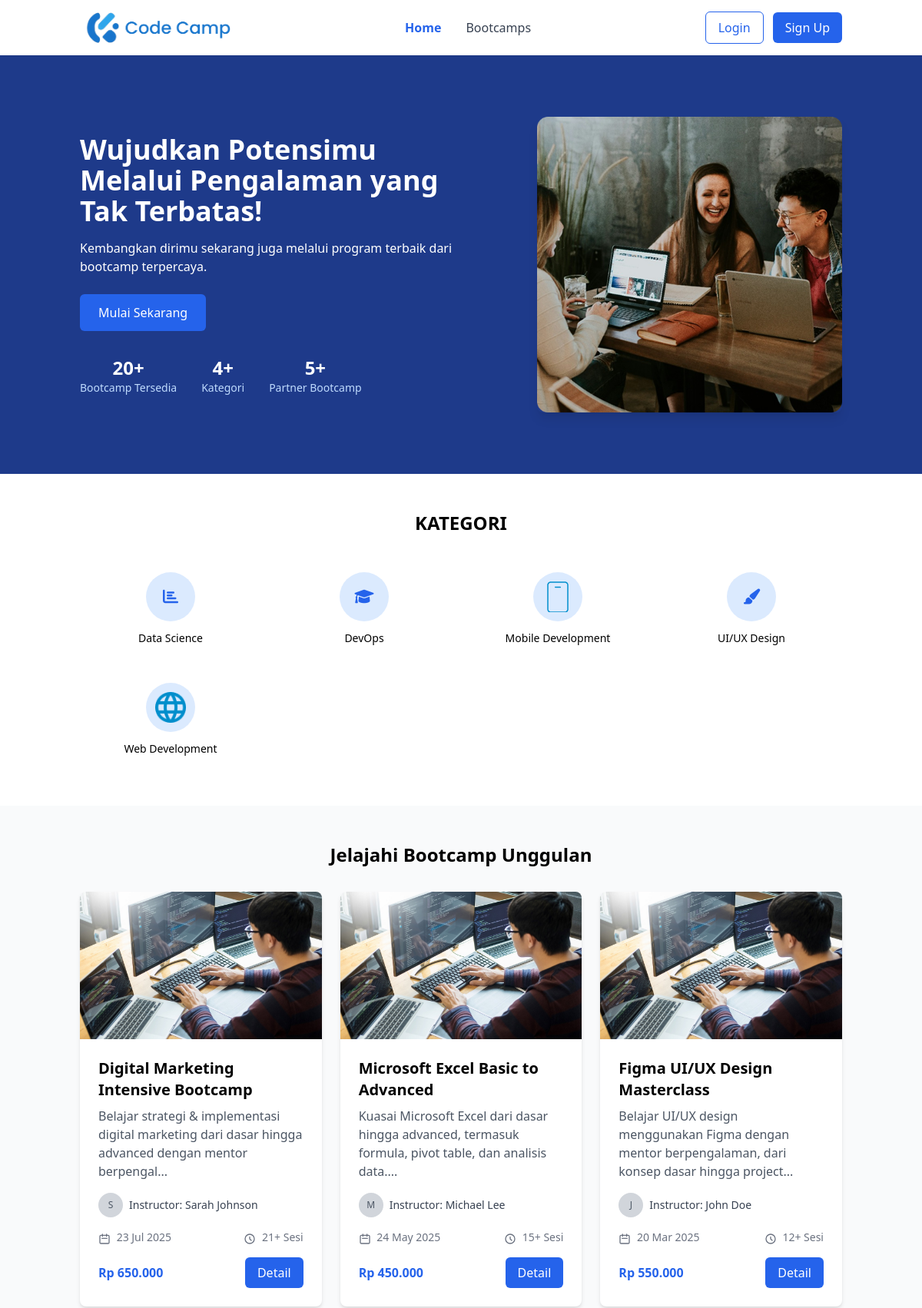
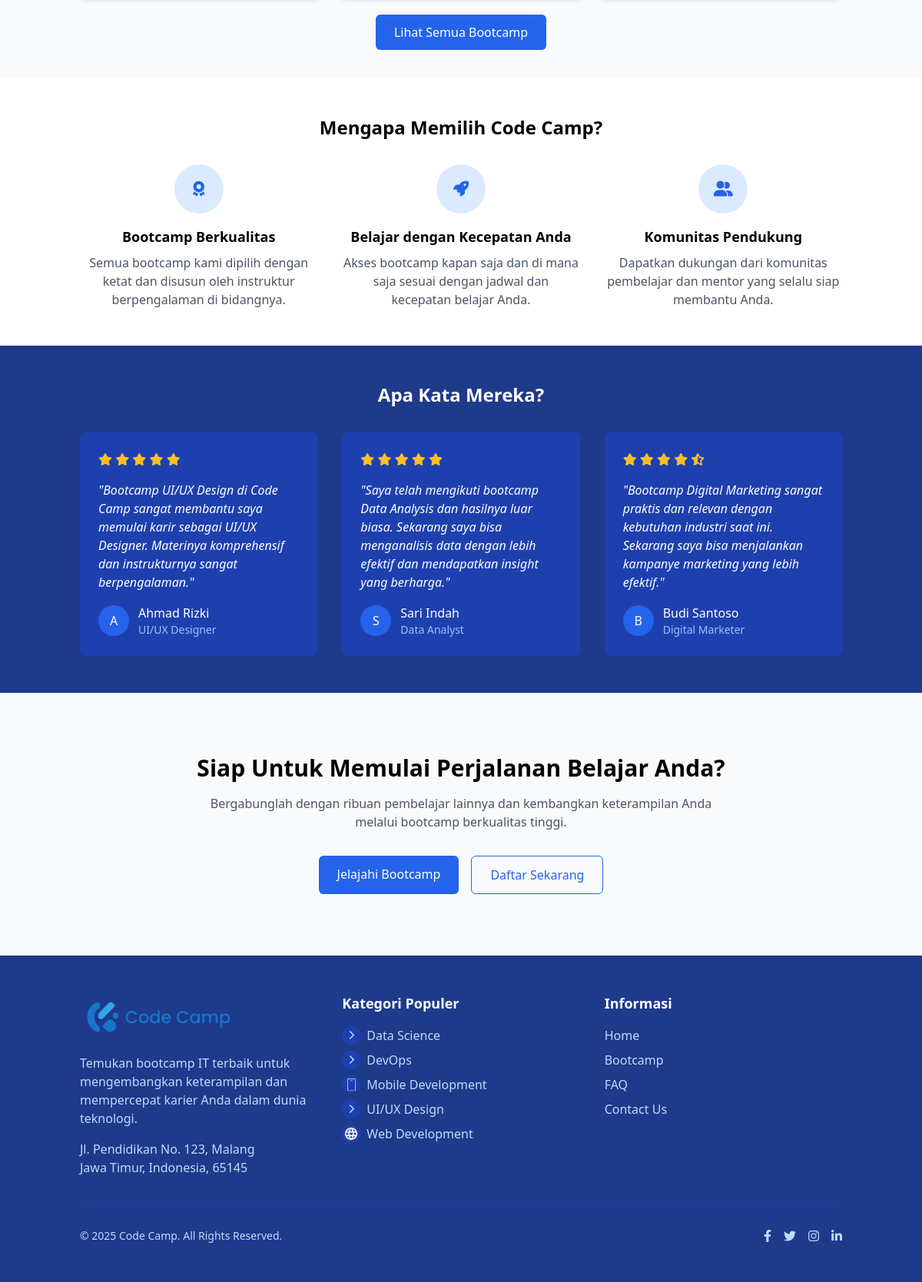
Before: / with the older database file (2 pictures, top to bottom).
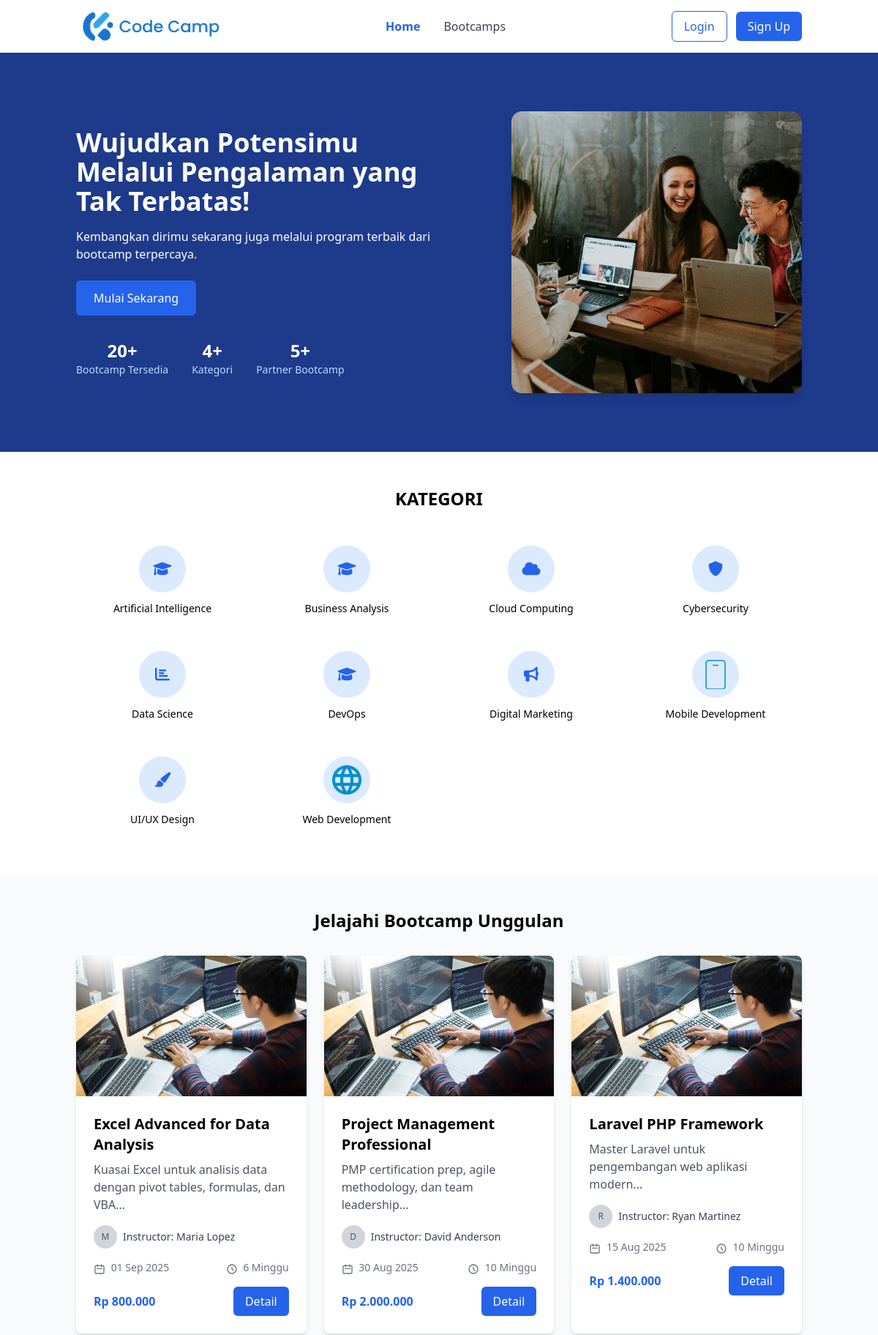
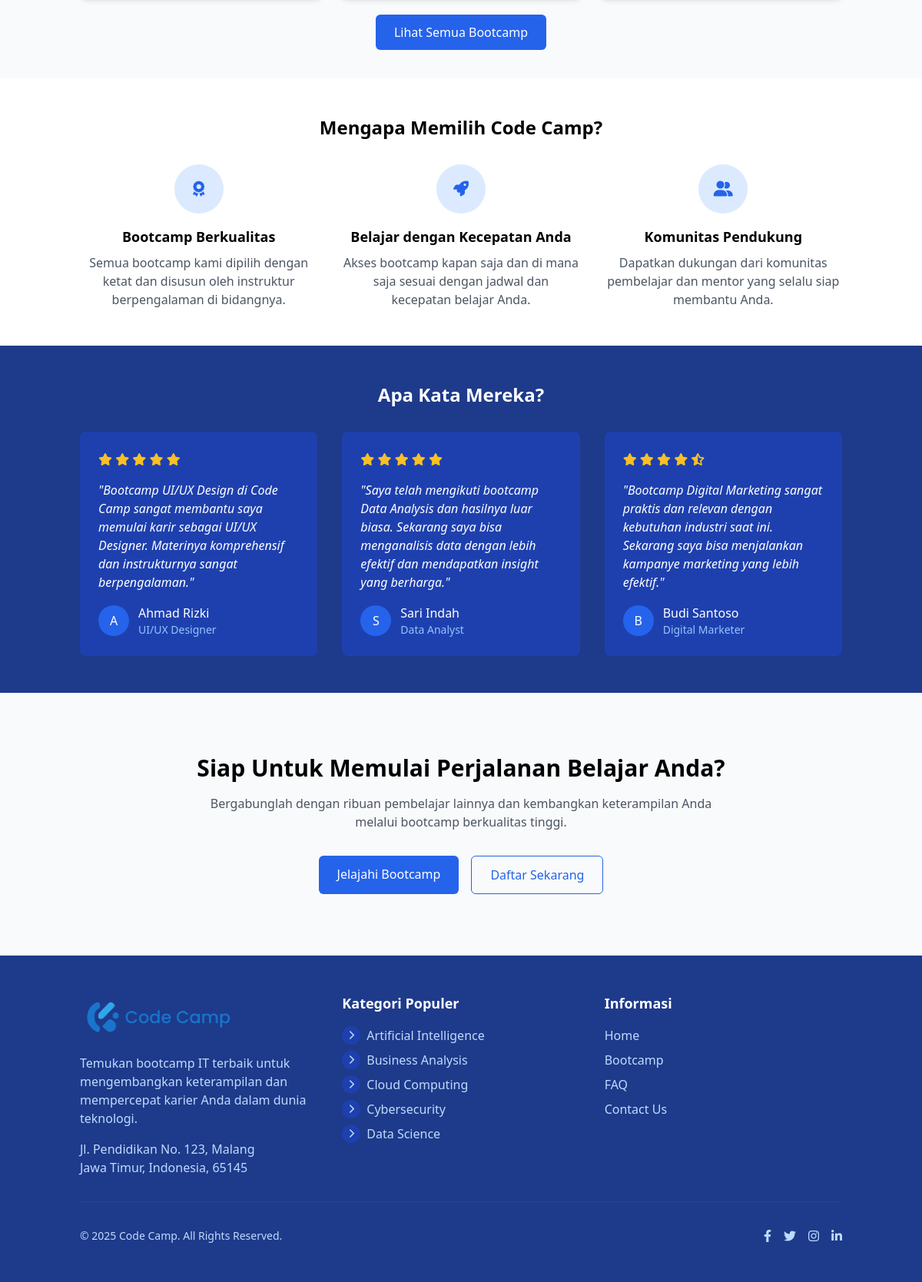
After: the same page with the newer database file (2 pictures, top to bottom).
### tables this page shows
CREATE TABLE IF NOT EXISTS categories (
    id INT AUTO_INCREMENT PRIMARY KEY,
    name VARCHAR(100) NOT NULL UNIQUE,  
    slug VARCHAR(100) NOT NULL UNIQUE,  
    icon VARCHAR(255) DEFAULT NULL,  
    description TEXT DEFAULT NULL,  
    status ENUM('active', 'inactive') DEFAULT 'active',  
    sort_order INT DEFAULT 0,  
    created_at DATETIME NOT NULL DEFAULT CURRENT_TIMESTAMP,  
    updated_at DATETIME DEFAULT CURRENT_TIMESTAMP ON UPDATE CURRENT_TIMESTAMP,  
    
     
    INDEX idx_categories_slug (slug),
    INDEX idx_categories_status (status),
    INDEX idx_categories_sort (sort_order)
);

CREATE TABLE IF NOT EXISTS bootcamps (
    id INT AUTO_INCREMENT PRIMARY KEY,
    title VARCHAR(255) NOT NULL,
    slug VARCHAR(255) NOT NULL UNIQUE,  
    description TEXT DEFAULT NULL,  
    category_id INT NOT NULL,
    instructor_name VARCHAR(100) NOT NULL,
    instructor_photo VARCHAR(255) DEFAULT NULL,  
    price DECIMAL(10, 2) NOT NULL DEFAULT 0.00,  
    discount_price DECIMAL(10, 2) DEFAULT NULL,  
    start_date DATE DEFAULT NULL,  
    duration VARCHAR(50) DEFAULT NULL,  
    image VARCHAR(255) DEFAULT NULL,  
    status ENUM('active', 'upcoming', 'closed', 'draft') DEFAULT 'draft',  
    featured TINYINT(1) DEFAULT 0,  
    max_participants INT DEFAULT NULL,  
    current_participants INT DEFAULT 0,  
    created_at DATETIME NOT NULL DEFAULT CURRENT_TIMESTAMP,  
    updated_at DATETIME DEFAULT CURRENT_TIMESTAMP ON UPDATE CURRENT_TIMESTAMP,  
    
     
    FOREIGN KEY (category_id) REFERENCES categories(id) ON DELETE RESTRICT ON UPDATE CASCADE,
    
     
    INDEX idx_bootcamps_slug (slug),
    INDEX idx_bootcamps_category (category_id),
    INDEX idx_bootcamps_status (status),
    INDEX idx_bootcamps_featured (featured),
    INDEX idx_bootcamps_start_date (start_date)
);

### models/Category.php (called while the page is built, shortened)
<?php
class Category {
    private $conn;
    private $table_name = "categories";
    public function __construct($db) {
        $this->conn = $db;
    }
    public function readAll() {
        $query = "SELECT * FROM " . $this->table_name . " ORDER BY name ASC";
        $stmt = $this->conn->prepare($query);
        $stmt->execute();
        return $stmt;
    }
}
?>

### models/BootCamp.php (called while the page is built, shortened)
<?php
class Bootcamp
{
    private $conn;
    private $table_name = "bootcamps";
    public function __construct($db)
    {
        $this->conn = $db;
    }
    public function readAll($limit = 10, $offset = 0)
    {
        $query = "SELECT b.*, c.name as category_name
                FROM " . $this->table_name . " b
                LEFT JOIN categories c ON b.category_id = c.id
                WHERE b.status = 'active'
                ORDER BY b.created_at DESC
                LIMIT ? OFFSET ?";
        $stmt = $this->conn->prepare($query);
        $stmt->bindParam(1, $limit, PDO::PARAM_INT);
        $stmt->bindParam(2, $offset, PDO::PARAM_INT);
        $stmt->execute();
        return $stmt;
    }
}

### views/home.php (the view, shortened to what the changed rows need)
<?php
require_once 'models/Bootcamp.php';
require_once 'models/Category.php';
$database = new Database();
$db = $database->getConnection();
$bootcamp = new Bootcamp($db);
$category = new Category($db);
$stmt = $bootcamp->readAll(3, 0);
$featured_bootcamps = $stmt->fetchAll(PDO::FETCH_ASSOC);
$categoryStmt = $category->readAll();
$categories = $categoryStmt->fetchAll(PDO::FETCH_ASSOC);
include_once 'views/includes/header.php';
?>
<section class="bg-blue-900 text-white">
    <div class="container mx-auto px-4 py-16 md:py-20">
        <div class="flex flex-col md:flex-row items-center">
            <div class="md:w-1/2 animate__animated animate__fadeInLeft">
                <h1 class="text-3xl md:text-4xl font-bold mb-4">
                    <?php if ($is_logged_in): ?>
                        Halo, <?php echo htmlspecialchars($user_name); ?>! <br> Sudah siap untuk meningkatkan karirmu hari ini?
                    <?php else: ?>
                        Wujudkan Potensimu Melalui Pengalaman yang Tak Terbatas!
                    <?php endif; ?>
                </h1>
            </div>
        </div>
    </div>
</section>
<section class="py-12 bg-white">
    <div class="container mx-auto px-4">
        <h2 class="text-center text-2xl font-bold mb-8">KATEGORI</h2>
        <div class="grid grid-cols-2 sm:grid-cols-3 md:grid-cols-4 gap-4 text-center">
            <?php foreach ($categories as $category): ?>
                <a href="index.php?action=bootcamp_category&id=<?php echo $category['id']; ?>" class="p-4 hover:shadow-md rounded-lg transition-shadow duration-300 group">
                    <div class="w-16 h-16 mx-auto mb-3 bg-blue-100 rounded-full flex items-center justify-center group-hover:bg-blue-200 transition-colors duration-300 overflow-hidden p-2">
                        <?php
                        $icon_name = strtolower(str_replace([' ', '/', '&'], ['-', '-', 'and'], $category['name']));
                        $icon_mapping = [
                            'web-development' => 'web.png',
                            'mobile-development' => 'mobile.png',
                            'data-science' => 'data.png',
                            'digital-marketing' => 'marketing.png',
                            'ui-ux-design' => 'design.png',
                            'uiand-ux-design' => 'design.png',
                            'cybersecurity' => 'security.png',
                            'cloud-computing' => 'cloud.png',
                            'artificial-intelligence' => 'ai.png',
                            'machine-learning' => 'ai.png',
                            'game-development' => 'game.png',
                            'blockchain' => 'blockchain.png',
                            'devops' => 'devops.png',
                            'software-engineering' => 'software.png',
                            'database' => 'database.png',
                            'networking' => 'network.png',
                            'programming' => 'code.png',
                            'frontend' => 'frontend.png',
                            'backend' => 'backend.png',
                            'fullstack' => 'fullstack.png'
                        ];
                        $icon_path = null;
                        if (file_exists("assets/images/icons/{$icon_name}.png")) {
                            $icon_path = "assets/images/icons/{$icon_name}.png";
                        }
                        elseif (isset($icon_mapping[$icon_name]) && file_exists("assets/images/icons/" . $icon_mapping[$icon_name])) {
                            $icon_path = "assets/images/icons/" . $icon_mapping[$icon_name];
                        }
                        elseif (file_exists("assets/images/icons/" . strtolower($category['name']) . ".png")) {
                            $icon_path = "assets/images/icons/" . strtolower($category['name']) . ".png";
                        }
                        if ($icon_path): ?>
                            <img src="<?php echo $icon_path; ?>" alt="<?php echo htmlspecialchars($category['name']); ?>" class="w-10 h-10 object-contain">
                        <?php else: ?>
                            <?php
                            $fa_icons = [
                                'web' => 'fa-globe',
                                'mobile' => 'fa-mobile-alt',
                                'data' => 'fa-chart-bar',
                                'marketing' => 'fa-bullhorn',
                                'design' => 'fa-paint-brush',
                                'security' => 'fa-shield-alt',
                                'cloud' => 'fa-cloud',
                                'ai' => 'fa-robot',
                                'game' => 'fa-gamepad',
                                'blockchain' => 'fa-link'
                            ];
                            $fa_class = 'fa-graduation-cap';
                            foreach ($fa_icons as $key => $icon) {
                                if (strpos($icon_name, $key) !== false) {
                                    $fa_class = $icon;
                                    break;
                                }
                            }
                            ?>
                            <i class="fas <?php echo $fa_class; ?> text-blue-600 text-xl"></i>
                        <?php endif; ?>
                    </div>
                    <h3 class="font-medium text-sm"><?php echo htmlspecialchars($category['name']); ?></h3>
                </a>
            <?php endforeach; ?>
        </div>
    </div>
</section>
<section class="py-12 bg-gray-50">
    <div class="container mx-auto px-4">
        <h2 class="text-center text-2xl font-bold mb-8">Jelajahi Bootcamp Unggulan</h2>
        <div class="grid grid-cols-1 md:grid-cols-3 gap-6">
            <?php foreach ($featured_bootcamps as $bootcamp): ?>
                <div class="bg-white rounded-lg overflow-hidden shadow-md hover:shadow-lg transition-shadow duration-300">
                    <img src="assets/images/ngoding.jpg"
                        alt="<?php echo htmlspecialchars($bootcamp['title']); ?>"
                        class="w-full h-48 object-cover">
                    <div class="p-6">
                        <h3 class="text-xl font-bold mb-2">
                            <?php echo htmlspecialchars($bootcamp['title']); ?>
                        </h3>
                        <p class="text-gray-600 mb-4">
                            <?php echo htmlspecialchars(substr($bootcamp['description'], 0, 100)) . '...'; ?>
                        </p>
                        <div class="flex items-center mb-4">
                            <div class="w-8 h-8 rounded-full bg-gray-300 flex items-center justify-center mr-2">
                                <span class="text-gray-600 text-xs font-medium">
                                    <?php echo strtoupper(substr($bootcamp['instructor_name'], 0, 1)); ?>
                                </span>
                            </div>
                            <span class="text-sm text-gray-700">
                                Instructor: <?php echo htmlspecialchars($bootcamp['instructor_name']); ?>
                            </span>
                        </div>
                        <div class="flex justify-between text-sm text-gray-500 mb-4">
                            <div>
                                <svg class="w-4 h-4 inline mr-1" fill="none" stroke="currentColor" viewBox="0 0 24 24" xmlns="http://www.w3.org/2000/svg">
                                    <path stroke-linecap="round" stroke-linejoin="round" stroke-width="2" d="M8 7V3m8 4V3m-9 8h10M5 21h14a2 2 0 002-2V7a2 2 0 00-2-2H5a2 2 0 00-2 2v12a2 2 0 002 2z"></path>
                                </svg>
                                <?php echo date('d M Y', strtotime($bootcamp['start_date'])); ?>
                            </div>
                            <div>
                                <svg class="w-4 h-4 inline mr-1" fill="none" stroke="currentColor" viewBox="0 0 24 24" xmlns="http://www.w3.org/2000/svg">
                                    <path stroke-linecap="round" stroke-linejoin="round" stroke-width="2" d="M12 8v4l3 3m6-3a9 9 0 11-18 0 9 9 0 0118 0z"></path>
                                </svg>
                                <?php echo htmlspecialchars($bootcamp['duration']); ?>
                            </div>
                        </div>
                        <div class="flex items-center justify-between">
                            <div>
                                <span class="text-blue-600 font-bold">
                                    Rp <?php echo number_format($bootcamp['price'], 0, ',', '.'); ?>
                                </span>
                            </div>
                            <a href="index.php?action=bootcamp_detail&id=<?php echo $bootcamp['id']; ?>" class="px-4 py-2 bg-blue-600 text-white rounded-md hover:bg-blue-700 transition-colors">
                                Detail
                            </a>
                        </div>
                    </div>
                </div>
            <?php endforeach; ?>
        </div>
    </div>
</section>
<section class="py-12 bg-white">
    <div class="container mx-auto px-4">
        <h2 class="text-center text-2xl font-bold mb-8">Mengapa Memilih Code Camp?</h2>
    </div>
</section>
<section class="py-12 bg-blue-900 text-white">
    <div class="container mx-auto px-4">
        <h2 class="text-center text-2xl font-bold mb-8">Apa Kata Mereka?</h2>
    </div>
</section>
<section class="py-20 bg-gray-50">
    <div class="container mx-auto px-4 text-center">
        <h2 class="text-3xl font-bold mb-4">Siap Untuk Memulai Perjalanan Belajar Anda?</h2>
    </div>
</section>
<?php
include_once 'views/includes/footer.php';
?>

### views/includes/footer.php (shortened to what the changed rows need)
    <footer class="bg-blue-900 text-white">
        <div class="container mx-auto px-4 py-12">
            <div class="grid grid-cols-1 md:grid-cols-3 gap-8">
                <div>
                    <ul class="space-y-2">
                        <?php foreach (array_slice($categories, 0, 5) as $category): ?>
                            <li class="flex items-center">
                                <div class="w-6 h-6 mr-2 bg-blue-800 rounded-full flex items-center justify-center">
                                    <?php
                                    $icon_name = strtolower(str_replace([' ', '/', '&'], ['-', '-', 'and'], $category['name']));
                                    $icon_mapping = [
                                        'web-development' => 'web.png',
                                        'mobile-development' => 'mobile.png',
                                        'data-science' => 'data.png',
                                        'digital-marketing' => 'marketing.png',
                                        'ui-ux-design' => 'design.png',
                                        'uiand-ux-design' => 'design.png'
                                    ];
                                    $icon_path = null;
                                    if (file_exists((isset($base_url) ? $base_url : '') . "assets/images/icons/{$icon_name}.png")) {
                                        $icon_path = (isset($base_url) ? $base_url : '') . "assets/images/icons/{$icon_name}.png";
                                    } elseif (isset($icon_mapping[$icon_name]) && file_exists((isset($base_url) ? $base_url : '') . "assets/images/icons/" . $icon_mapping[$icon_name])) {
                                        $icon_path = (isset($base_url) ? $base_url : '') . "assets/images/icons/" . $icon_mapping[$icon_name];
                                    }
                                    if ($icon_path): ?>
                                        <img src="<?php echo $icon_path; ?>" alt="<?php echo htmlspecialchars($category['name']); ?>" class="w-4 h-4 object-contain filter brightness-0 invert">
                                    <?php else: ?>
                                        <i class="fas fa-chevron-right text-blue-200 text-xs"></i>
                                    <?php endif; ?>
                                </div>
                                <a href="<?php echo isset($base_url) ? $base_url : ''; ?>index.php?action=bootcamp_category&id=<?php echo $category['id']; ?>" class="text-blue-200 hover:text-white transition-colors">
                                    <?php echo htmlspecialchars($category['name']); ?>
                                </a>
                            </li>
                        <?php endforeach; ?>
                    </ul>
                </div>
            </div>
        </div>
    </footer>
</body>
</html>

Changed rows visible on the page:
no longer on this page (row edited): bootcamps: title "Digital Marketing Intensive Bootcamp", description "Belajar strategi & implementasi digital marketing dari dasar hingga advanced dengan mentor berpengal", instructor_name "S", instructor_name "Sarah Johnson", start_date "23 Jul 2025", duration "21+ Sesi", price "650.000"
no longer on one of the page's lists (row edited): categories: name "DevOps"
no longer on this page (row edited): bootcamps: title "Microsoft Excel Basic to Advanced", description "Kuasai Microsoft Excel dari dasar hingga advanced, termasuk formula, pivot table, dan analisis data.", instructor_name "M", instructor_name "Michael Lee", start_date "24 May 2025", duration "15+ Sesi", price "450.000"
no longer on this page (row edited): bootcamps: title "Figma UI/UX Design Masterclass", description "Belajar UI/UX design menggunakan Figma dengan mentor berpengalaman, dari konsep dasar hingga project", instructor_name "J", instructor_name "John Doe", start_date "20 Mar 2025", duration "12+ Sesi", price "550.000"
no longer on one of the page's lists (row edited): categories: name "Mobile Development"
no longer on one of the page's lists (row edited): categories: name "UI/UX Design"
no longer on one of the page's lists (row edited): categories: name "Web Development"
added categories: name "Artificial Intelligence"
added categories: name "Business Analysis"
added categories: name "Cloud Computing"
added categories: name "Cybersecurity"
added categories: name "Digital Marketing", shown under "KATEGORI"
added bootcamps: title "Excel Advanced for Data Analysis", description "Kuasai Excel untuk analisis data dengan pivot tables, formulas, dan VBA", instructor_name "M", instructor_name "Maria Lopez", start_date "01 Sep 2025", duration "6 Minggu", price "800.000"
added bootcamps: title "Project Management Professional", description "PMP certification prep, agile methodology, dan team leadership", instructor_name "D", instructor_name "David Anderson", start_date "30 Aug 2025", duration "10 Minggu", price "2.000.000"
added bootcamps: title "Laravel PHP Framework", description "Master Laravel untuk pengembangan web aplikasi modern", instructor_name "R", instructor_name "Ryan Martinez", start_date "15 Aug 2025", duration "10 Minggu", price "1.400.000"
